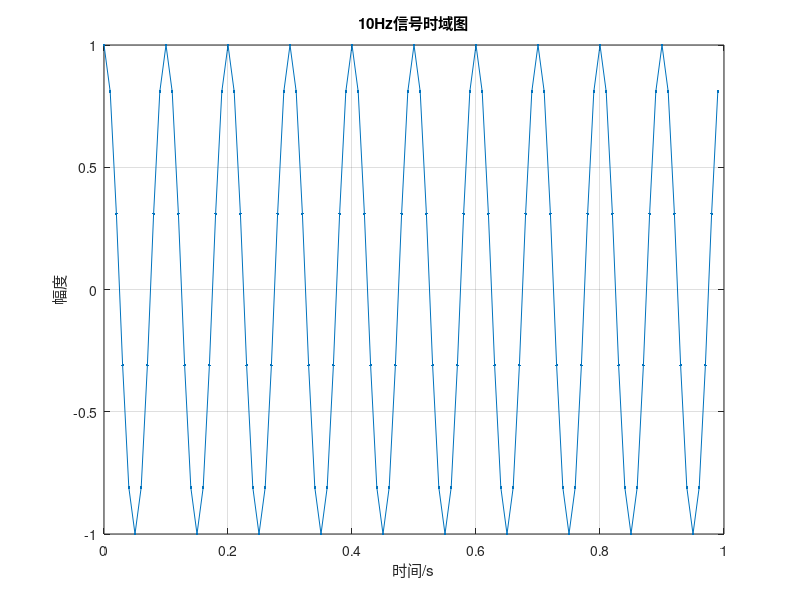
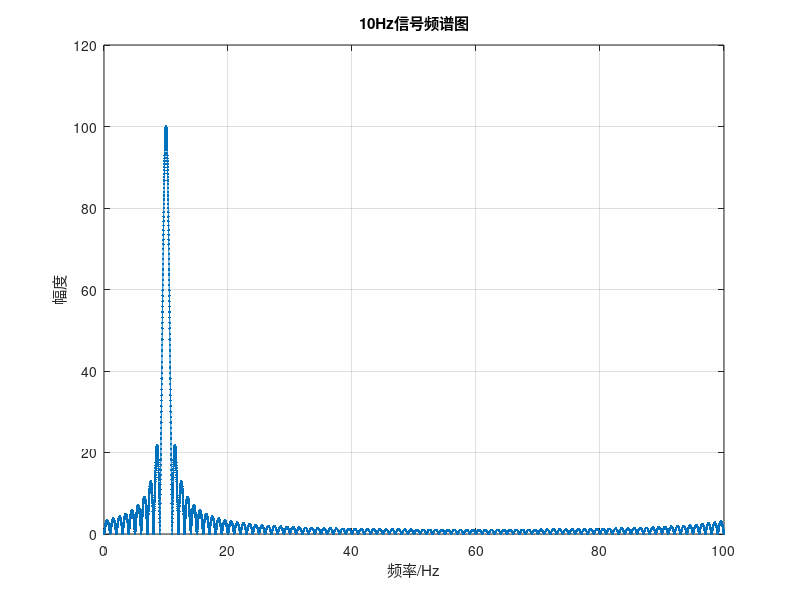
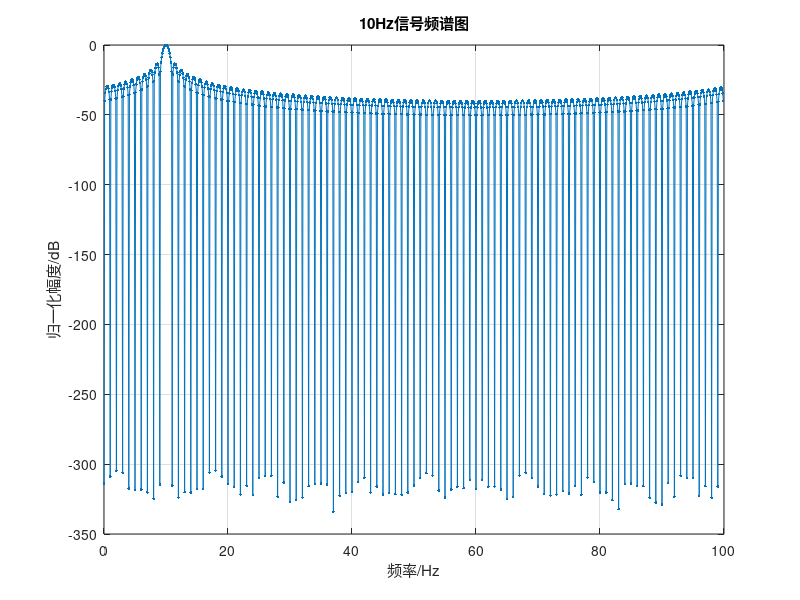

Reproduce these figures in MATLAB, in order.
% 产生一个频率为10Hz的复信号，幅度为1，采样率为100Hz，采样时长为1s，利用matlab进行频谱分析。
% 画图1，横坐标名称:时间，单位秒，纵坐标名称:幅度，题目:10Hz信号时域图
% 画图2，横坐标名称:频率，单位Hz，纵坐标名称:幅度，题目:10Hz信号频谱图，需要确保频率所在的位置正确。
% 画图3，横坐标名称:频率，单位Hz，纵坐标名称，归一化幅度，单位dB;题目:10Hz信号频谱图，利用公式20*log10(x/max(x)),其中，x为频谱幅度
% 画图4
% 将10Hz信号改成10.5Hz，观察发生的频谱栅栏效应:如何解决?(补一倍的零)。
% 为什么信号的频谱看不到sinc函数形状?如何解决?
% 将解决前后的频谱图画在一张图上，用不同的颜色表示
f=10;fs=100;T=1;ts=1/fs;
t=0:ts:T-ts;
s=exp(j*2*pi*f*t);
N=10*length(s);
fx=linspace(0,fs-fs/N,N);
ffs=abs(fft(s,N));

figure; %图1
plot(t,s,'.-');
xlabel('时间/s');ylabel('幅度');title('10Hz信号时域图');
grid on;
zoom on;

figure;%图2
bs=10;
N1=bs*N;
fft_s1 = abs(fft(s,N1));
fx1 = linspace(0,fs-fs/N1,N1);
plot(fx1,fft_s1,'.-');
xlabel('频率/Hz');ylabel('幅度');title('10Hz信号频谱图');
grid on;
zoom on;

figure;%图3
ffs=abs(fft(s,N));
ffs_dB=20*log10(ffs/max(ffs));
plot(fx,ffs_dB,'.-');
xlabel('频率/Hz');ylabel('归一化幅度/dB');title('10Hz信号频谱图');
grid on;
zoom on;